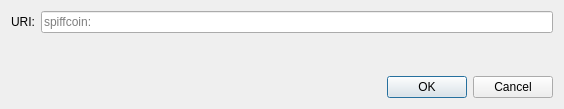
<?xml version="1.0" encoding="UTF-8"?>
<ui version="4.0">
 <class>OpenURIDialog</class>
 <widget class="QDialog" name="OpenURIDialog">
  <property name="geometry">
   <rect>
    <x>0</x>
    <y>0</y>
    <width>564</width>
    <height>109</height>
   </rect>
  </property>
  <property name="windowTitle">
   <string>Open spiffcoin URI</string>
  </property>
  <layout class="QVBoxLayout" name="verticalLayout">
   <item>
    <layout class="QHBoxLayout" name="horizontalLayout">
     <item>
      <widget class="QLabel" name="label">
       <property name="text">
        <string>URI:</string>
       </property>
      </widget>
     </item>
     <item>
      <widget class="QValidatedLineEdit" name="uriEdit">
       <property name="placeholderText">
        <string notr="true">spiffcoin:</string>
       </property>
      </widget>
     </item>
    </layout>
   </item>
   <item>
    <spacer name="verticalSpacer">
     <property name="orientation">
      <enum>Qt::Vertical</enum>
     </property>
     <property name="sizeHint" stdset="0">
      <size>
       <width>20</width>
       <height>40</height>
      </size>
     </property>
    </spacer>
   </item>
   <item>
    <widget class="QDialogButtonBox" name="buttonBox">
     <property name="orientation">
      <enum>Qt::Horizontal</enum>
     </property>
     <property name="standardButtons">
      <set>QDialogButtonBox::Cancel|QDialogButtonBox::Ok</set>
     </property>
    </widget>
   </item>
  </layout>
 </widget>
 <customwidgets>
  <customwidget>
   <class>QValidatedLineEdit</class>
   <extends>QLineEdit</extends>
   <header>qt/qvalidatedlineedit.h</header>
  </customwidget>
 </customwidgets>
 <resources/>
 <connections>
  <connection>
   <sender>buttonBox</sender>
   <signal>accepted()</signal>
   <receiver>OpenURIDialog</receiver>
   <slot>accept()</slot>
   <hints>
    <hint type="sourcelabel">
     <x>248</x>
     <y>254</y>
    </hint>
    <hint type="destinationlabel">
     <x>157</x>
     <y>274</y>
    </hint>
   </hints>
  </connection>
  <connection>
   <sender>buttonBox</sender>
   <signal>rejected()</signal>
   <receiver>OpenURIDialog</receiver>
   <slot>reject()</slot>
   <hints>
    <hint type="sourcelabel">
     <x>316</x>
     <y>260</y>
    </hint>
    <hint type="destinationlabel">
     <x>286</x>
     <y>274</y>
    </hint>
   </hints>
  </connection>
 </connections>
</ui>
